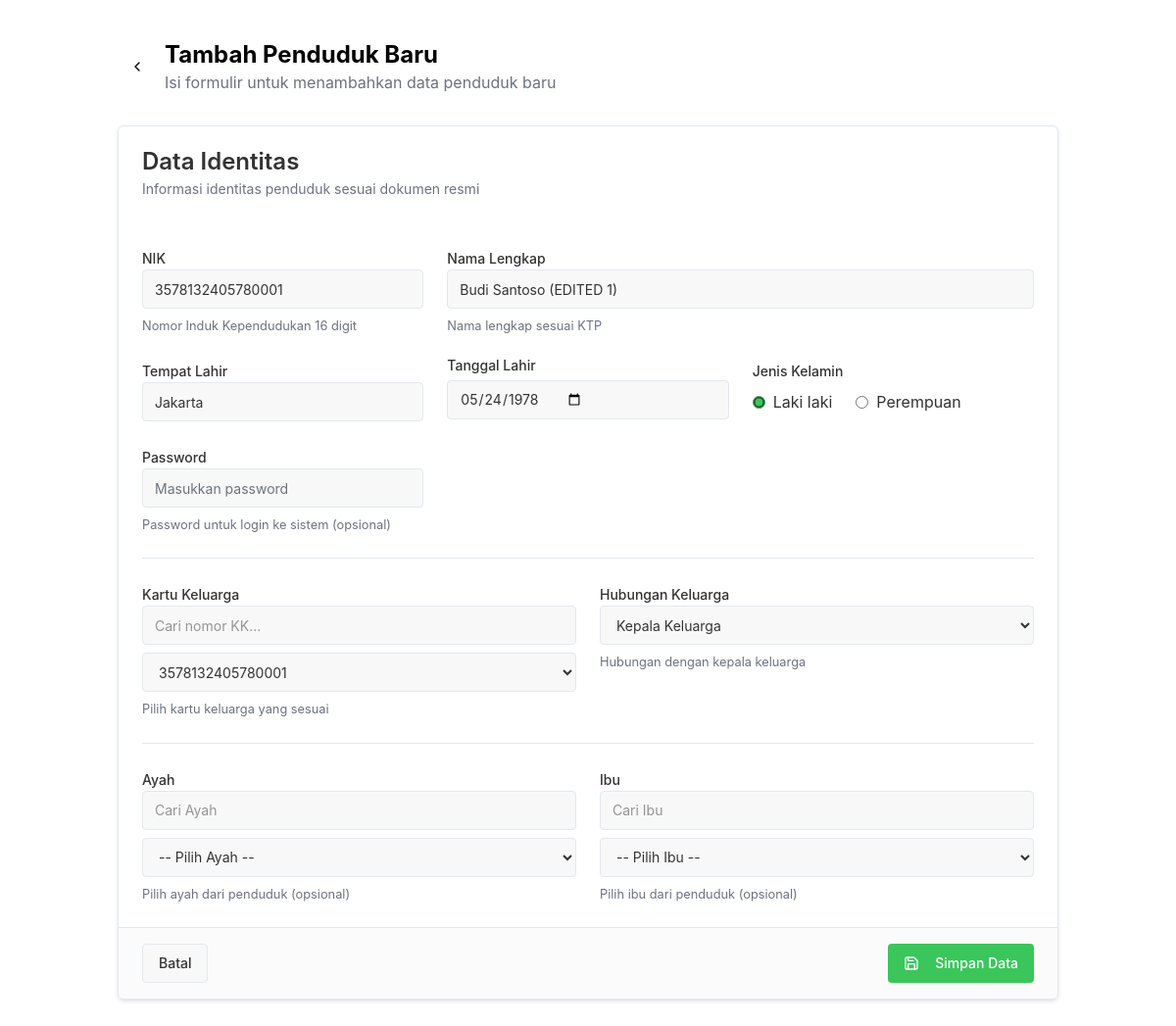
The page /petugas/resident-form.php?id=1 on the database its author committed.
### tables this page shows
CREATE TABLE `residents` (
  `id` bigint NOT NULL,
  `nik` char(16) NOT NULL,
  `password` varchar(255) DEFAULT NULL,
  `full_name` varchar(100) NOT NULL,
  `birth_date` date DEFAULT NULL,
  `birth_place` varchar(100) DEFAULT NULL,
  `family_card_id` bigint DEFAULT NULL,
  `relation` enum('Kepala Keluarga','Istri','Anak','Lainnya') NOT NULL,
  `gender` enum('L','P') NOT NULL,
  `father_id` bigint DEFAULT NULL,
  `mother_id` bigint DEFAULT NULL
);

CREATE TABLE `family_cards` (
  `id` bigint NOT NULL,
  `kk_number` char(16) NOT NULL,
  `head_id` bigint DEFAULT NULL,
  `address` text,
  `subdistrict` varchar(100) DEFAULT NULL,
  `district` varchar(100) DEFAULT NULL,
  `city` varchar(100) DEFAULT NULL,
  `province` varchar(100) DEFAULT NULL
);

### petugas/resident-form.php (the view, shortened to what this page needs)
<?php
include '../utils/conn.php';
if (isset($_GET['id'])) {
    $stmt = $conn->prepare("SELECT nik, full_name, birth_place, birth_date, family_card_id, relation, gender, father_id, mother_id  FROM residents WHERE id = ? LIMIT 1");
    $stmt->bind_param("s", $_GET['id']);
    $stmt->execute();
    $result = $stmt->get_result();
    $resident = $result->fetch_assoc();
}
include '../layout/header.php';
?>
<div class="container py-10">
    <div class="flex items-center mb-8">
        <a href="/petugas/dashboard.php" class="inline-flex items-center justify-center gap-2 whitespace-nowrap rounded-md text-sm font-medium ring-offset-background transition-colors focus-visible:outline-none focus-visible:ring-2 focus-visible:ring-ring focus-visible:ring-offset-2 disabled:pointer-events-none disabled:opacity-50 [&amp;_svg]:pointer-events-none [&amp;_svg]:size-4 [&amp;_svg]:shrink-0 hover:bg-accent hover:text-accent-foreground h-10 w-10 mr-2">
            <svg xmlns="http://www.w3.org/2000/svg" width="24" height="24" viewBox="0 0 24 24" fill="none" stroke="currentColor" stroke-width="2" stroke-linecap="round" stroke-linejoin="round" class="lucide lucide-chevron-left h-5 w-5">
                <path d="m15 18-6-6 6-6">
                </path>
            </svg>
        </a>
        <div>
            <h1 class="text-2xl font-bold">Tambah Penduduk Baru</h1>
            <p class="text-muted-foreground">Isi formulir untuk menambahkan data penduduk baru</p>
        </div>
    </div>
    <form class="space-y-8" method="POST">
        <div class="rounded-lg border bg-card text-card-foreground shadow-sm" data-v0-t="card">
            <div class="flex flex-col space-y-1.5 p-6 bg-admin-50">
                <h3 class="text-2xl font-semibold leading-none tracking-tight">Data Identitas</h3>
                <p class="text-sm text-muted-foreground">Informasi identitas penduduk sesuai dokumen resmi</p>
            </div>
            <div class="p-6 pt-6">
                <div class="grid gap-6 sm:grid-cols-2 md:grid-cols-3">
                    <div class="space-y-2">
                        <label class="text-sm font-medium leading-none peer-disabled:cursor-not-allowed peer-disabled:opacity-70">NIK</label>
                        <input type="number" class="flex h-10 w-full rounded-md border border-input bg-background px-3 py-2 text-sm ring-offset-background file:border-0 file:bg-transparent file:text-sm file:font-medium file:text-foreground placeholder:text-muted-foreground focus-visible:outline-none focus-visible:ring-2 focus-visible:ring-ring focus-visible:ring-offset-2 disabled:cursor-not-allowed disabled:opacity-50" placeholder="Masukkan 16 digit NIK" value="<?= $resident['nik'] ?? '' ?>" name="nik">
                        <p class="text-[0.8rem] text-muted-foreground" id="«r0»-form-item-description">Nomor Induk Kependudukan 16 digit</p>
                    </div>
                    <div class="space-y-2 sm:col-span-2">
                        <label class="text-sm font-medium leading-none peer-disabled:cursor-not-allowed peer-disabled:opacity-70">Nama Lengkap</label>
                        <input class="flex h-10 w-full rounded-md border border-input bg-background px-3 py-2 text-sm ring-offset-background file:border-0 file:bg-transparent file:text-sm file:font-medium file:text-foreground placeholder:text-muted-foreground focus-visible:outline-none focus-visible:ring-2 focus-visible:ring-ring focus-visible:ring-offset-2 disabled:cursor-not-allowed disabled:opacity-50" placeholder="Masukkan nama lengkap" value="<?= $resident['full_name'] ?? '' ?>" name="full_name">
                        <p class="text-[0.8rem] text-muted-foreground" id="«r1»-form-item-description">Nama lengkap sesuai KTP</p>
                    </div>
                    <div class="space-y-2">
                        <label class="text-sm font-medium leading-none peer-disabled:cursor-not-allowed peer-disabled:opacity-70">Tempat Lahir</label>
                        <input class="flex h-10 w-full rounded-md border border-input bg-background px-3 py-2 text-sm ring-offset-background file:border-0 file:bg-transparent file:text-sm file:font-medium file:text-foreground placeholder:text-muted-foreground focus-visible:outline-none focus-visible:ring-2 focus-visible:ring-ring focus-visible:ring-offset-2 disabled:cursor-not-allowed disabled:opacity-50" placeholder="Masukkan tempat lahir" value="<?= $resident['birth_place'] ?? '' ?>" name="birth_place">
                    </div>
                    <div class="space-y-2 flex flex-col">
                        <label class="text-sm font-medium leading-none peer-disabled:cursor-not-allowed peer-disabled:opacity-70">Tanggal Lahir</label>
                        <input type="date" class="flex h-10 w-full rounded-md border border-input bg-background px-3 py-2 text-sm ring-offset-background file:border-0 file:bg-transparent file:text-sm file:font-medium file:text-foreground placeholder:text-muted-foreground focus-visible:outline-none focus-visible:ring-2 focus-visible:ring-ring focus-visible:ring-offset-2 disabled:cursor-not-allowed disabled:opacity-50" placeholder="Masukkan tempat lahir" value="<?= $resident['birth_date'] ?? '' ?>" name="birth_date">
                    </div>
                    <div class="space-y-3">
                        <label class="text-sm font-medium leading-none peer-disabled:cursor-not-allowed peer-disabled:opacity-70">Jenis Kelamin</label>
                        <div role="radiogroup" aria-required="false" dir="ltr" class="gap-2 py-2 flex space-x-4" tabindex="0" style="outline: none;">
                            <div class="flex gap-2 items-center">
                                <input type="radio" name="gender" <?= isset($resident['gender']) ? $resident['gender'] === 'L' ? 'checked' : '' : '' ?> class="accent-primary" value="L" id="genderL">
                                <label for="genderL">Laki laki</label>
                            </div>
                            <div class="flex gap-2 items-center">
                                <input type="radio" name="gender" <?= isset($resident['gender']) ? $resident['gender'] === 'P' ? 'checked' : '' : '' ?> class="accent-primary" value="P" id="genderP">
                                <label for="genderP">Perempuan</label>
                            </div>
                        </div>
                    </div>
                    <div class="space-y-2">
                        <label class="text-sm font-medium leading-none peer-disabled:cursor-not-allowed peer-disabled:opacity-70">Password</label>
                        <input class="flex h-10 w-full rounded-md border border-input bg-background px-3 py-2 text-sm ring-offset-background file:border-0 file:bg-transparent file:text-sm file:font-medium file:text-foreground placeholder:text-muted-foreground focus-visible:outline-none focus-visible:ring-2 focus-visible:ring-ring focus-visible:ring-offset-2 disabled:cursor-not-allowed disabled:opacity-50" placeholder="Masukkan password" type="password" value="" name="password">
                        <p class="text-[0.8rem] text-muted-foreground" id="«ra»-form-item-description">Password untuk login ke sistem (opsional)</p>
                    </div>
                </div>
                <div data-orientation="horizontal" role="none" class="shrink-0 bg-border h-[1px] w-full my-6">
                </div>
                <div class="grid gap-6 sm:grid-cols-2">
                    <div class="space-y-2">
                        <label class="text-sm font-medium leading-none peer-disabled:cursor-not-allowed peer-disabled:opacity-70">Kartu Keluarga</label>
                        <div class="flex flex-col gap-2">
                            <?php
                            $family_cards_query = "SELECT id, kk_number FROM family_cards";
                            $family_cards_result = $conn->query($family_cards_query);
                            $selected_family_card_id = $resident['family_card_id'] ?? '';
                            ?>
                            <input type="text" id="family_card_search" placeholder="Cari nomor KK..." class="flex h-10 w-full rounded-md border border-input bg-background px-3 py-2 text-sm ring-offset-background focus-visible:outline-none focus-visible:ring-2 focus-visible:ring-ring focus-visible:ring-offset-2">
                            <select name="family_card_id" class="flex h-10 w-full rounded-md border border-input bg-background px-3 py-2 text-sm ring-offset-background file:border-0 file:bg-transparent file:text-sm file:font-medium placeholder:text-muted-foreground focus-visible:outline-none focus-visible:ring-2 focus-visible:ring-ring focus-visible:ring-offset-2 disabled:cursor-not-allowed disabled:opacity-50" id="family_card_select">
                                <?php while ($family_card = $family_cards_result->fetch_assoc()): ?>
                                    <option value="<?= $family_card['id'] ?>" <?= ($selected_family_card_id == $family_card['id']) ? 'selected' : '' ?>>
                                        <?= htmlspecialchars($family_card['kk_number']) ?>
                                    </option>
                                <?php endwhile; ?>
                            </select>
                        </div>
                        <p class="text-[0.8rem] text-muted-foreground" id="«rb»-form-item-description">Pilih kartu keluarga yang sesuai</p>
                    </div>
                    <div class="space-y-2">
                        <label class="text-sm font-medium leading-none peer-disabled:cursor-not-allowed peer-disabled:opacity-70">Hubungan Keluarga</label>
                        <select tabindex="-1" name="relation" class="flex h-10 w-full items-center justify-between rounded-md border border-input bg-background px-3 py-2 text-sm ring-offset-background placeholder:text-muted-foreground focus:outline-none focus:ring-2 focus:ring-ring focus:ring-offset-2 disabled:cursor-not-allowed disabled:opacity-50 [&amp;>span]:line-clamp-1">
                            <option value="Kepala Keluarga">Kepala Keluarga</option>
                        </select>
                        <p class="text-[0.8rem] text-muted-foreground" id="«rf»-form-item-description">Hubungan dengan kepala keluarga</p>
                    </div>
                </div>
                <div data-orientation="horizontal" role="none" class="shrink-0 bg-border h-[1px] w-full my-6">
                </div>
                <div class="grid gap-6 sm:grid-cols-2">
                    <div class="space-y-2">
                        <label class="text-sm font-medium leading-none peer-disabled:cursor-not-allowed peer-disabled:opacity-70">Ayah</label>
                        <div class="flex flex-col gap-2">
                            <input type="text" id="father_search" placeholder="Cari Ayah" class="flex h-10 w-full rounded-md border border-input bg-background px-3 py-2 text-sm ring-offset-background focus-visible:outline-none focus-visible:ring-2 focus-visible:ring-ring focus-visible:ring-offset-2">
                            <select name="nik" class="flex h-10 w-full rounded-md border border-input bg-background px-3 py-2 text-sm ring-offset-background file:border-0 file:bg-transparent file:text-sm file:font-medium placeholder:text-muted-foreground focus-visible:outline-none focus-visible:ring-2 focus-visible:ring-ring focus-visible:ring-offset-2 disabled:cursor-not-allowed disabled:opacity-50" id="father_select">
                                <option value="">-- Pilih Ayah --</option>
                            </select>
                        </div>
                        <p class="text-[0.8rem] text-muted-foreground" id="«rg»-form-item-description">Pilih ayah dari penduduk (opsional)</p>
                    </div>
                    <div class="space-y-2">
                        <label class="text-sm font-medium leading-none peer-disabled:cursor-not-allowed peer-disabled:opacity-70">Ibu</label>
                        <div class="flex flex-col gap-2">
                            <input type="text" id="mother_search" placeholder="Cari Ibu" class="flex h-10 w-full rounded-md border border-input bg-background px-3 py-2 text-sm ring-offset-background focus-visible:outline-none focus-visible:ring-2 focus-visible:ring-ring focus-visible:ring-offset-2">
                            <select name="nik" class="flex h-10 w-full rounded-md border border-input bg-background px-3 py-2 text-sm ring-offset-background file:border-0 file:bg-transparent file:text-sm file:font-medium placeholder:text-muted-foreground focus-visible:outline-none focus-visible:ring-2 focus-visible:ring-ring focus-visible:ring-offset-2 disabled:cursor-not-allowed disabled:opacity-50" id="mother_select">
                                <option value="">-- Pilih Ibu --</option>
                            </select>
                        </div>
                        <p class="text-[0.8rem] text-muted-foreground" id="«rk»-form-item-description">Pilih ibu dari penduduk (opsional)</p>
                    </div>
                </div>
            </div>
            <div class="items-center p-6 flex justify-between border-t bg-muted/50 px-6 py-4">
                <a href="/petugas/penduduk" class="inline-flex items-center justify-center gap-2 whitespace-nowrap rounded-md text-sm font-medium ring-offset-background transition-colors focus-visible:outline-none focus-visible:ring-2 focus-visible:ring-ring focus-visible:ring-offset-2 disabled:pointer-events-none disabled:opacity-50 [&amp;_svg]:pointer-events-none [&amp;_svg]:size-4 [&amp;_svg]:shrink-0 border border-input bg-background hover:bg-accent hover:text-accent-foreground h-10 px-4 py-2" type="button">Batal</a>
                <button class="inline-flex items-center bg-primary justify-center gap-2 whitespace-nowrap rounded-md text-sm font-medium ring-offset-background transition-colors focus-visible:outline-none focus-visible:ring-2 focus-visible:ring-ring focus-visible:ring-offset-2 disabled:pointer-events-none disabled:opacity-50 [&amp;_svg]:pointer-events-none [&amp;_svg]:size-4 [&amp;_svg]:shrink-0 text-primary-foreground h-10 px-4 py-2 bg-admin hover:bg-admin-600" type="submit">
                    Simpan Data
                </button>
            </div>
        </div>
    </form>
</div>

### rows shown on the page
residents: nik "3578132405780001", full_name "Budi Santoso (EDITED 1)", birth_place "Jakarta", birth_date "05/24/1978", gender "☑ Laki laki", gender "☐ Perempuan", family_card_id "3578132405780001"
